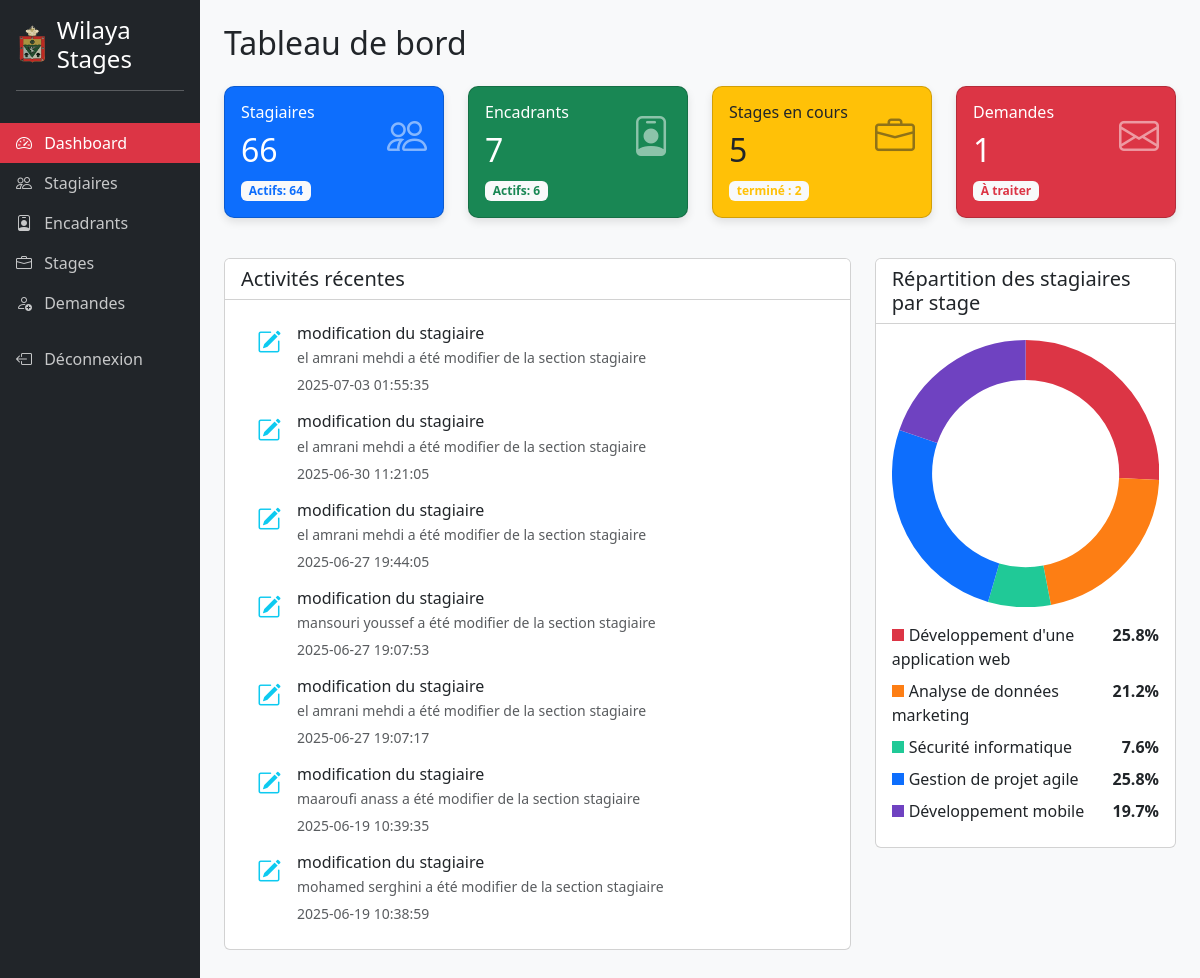
/dashboard.php (signed in), run on the app's committed database.
### tables this page shows
CREATE TABLE `activitie` (
  `id` int(11) NOT NULL,
  `type_name` enum('stagiaire','encadrant','stage') NOT NULL,
  `action` enum('ajouté','supprimé','modifié','postulé') NOT NULL,
  `created_at` datetime DEFAULT current_timestamp(),
  `name` varchar(255) DEFAULT NULL
);

### dashboard.php (the view, shortened to what this page needs)
<?php
include("config.php");
?>
<!DOCTYPE html>
<html lang="fr">
<head>
    <link href="https://cdn.jsdelivr.net/npm/bootstrap@5.3.0/dist/css/bootstrap.min.css" rel="stylesheet">
    <link rel="stylesheet" href="https://cdn.jsdelivr.net/npm/bootstrap-icons@1.10.0/font/bootstrap-icons.css">
</head>
<body>
    <div class="container-fluid">
        <div class="row">
            <div class="col-md-2 sidebar p-0">
                <div class="p-3 text-white">
                    <h4 class="d-flex align-items-center">
                        <img src="assets/logo-removebg.png" width="40" height="40" class="me-2">
                        Wilaya Stages
                    </h4>
                    <hr class="bg-light">
                </div>
                <ul class="nav flex-column">
                    <li class="nav-item">
                        <a class="nav-link active" href="dashboard.php">
                            <i class="bi bi-speedometer2 me-2"></i> Dashboard
                        </a>
                    </li>
                    <li class="nav-item">
                        <a class="nav-link" href="stagiaires.php">
                            <i class="bi bi-people me-2"></i> Stagiaires
                        </a>
                    </li>
                    <li class="nav-item">
                        <a class="nav-link" href="encadrants.php">
                            <i class="bi bi-person-badge me-2"></i> Encadrants
                        </a>
                    </li>
                    <li class="nav-item">
                        <a class="nav-link" href="stages.php">
                            <i class="bi bi-briefcase me-2"></i> Stages
                        </a>
                    </li>
                    <li class="nav-item">
                        <a class="nav-link" href="demandes.php">
                            <i class="bi bi-person-add me-2"></i> Demandes
                        </a>
                    </li>
                    <li class="nav-item mt-3">
                        <a class="nav-link" href="logout.php">
                            <i class="bi bi-box-arrow-left me-2"></i> Déconnexion
                        </a>
                    </li>
                </ul>
            </div>
            <div class="col-md-10 main-content p-4">
                <div class="d-flex justify-content-between align-items-center mb-4">
                    <h2 class="mb-0">Tableau de bord</h2>
                </div>
                <div class="row mb-4">
                    <div class="col-md-3">
                        <div class="card card-counter bg-primary text-white mb-3">
                            <div class="card-body">
                                <div class="d-flex justify-content-between align-items-center">
                                    <div>
                                        <h6 class="card-title">Stagiaires</h6>
                                        <h2 class="mb-0">
                                        <?php
                                        $sql="SELECT COUNT(*) AS total FROM stagiaire WHERE est_supp=false";
                                        $result=mysqli_query($conDb,$sql);
                                        $nmbrStagiaire=$result->fetch_assoc();
                                        echo $nmbrStagiaire['total'];
                                        ?>
                                        </h2>
                                    </div>
                                    <i class="bi bi-people fs-1 opacity-50"></i>
                                </div>
                                <div class="mt-2">
                                    <span class="badge bg-light text-primary">Actifs:
                                    <?php
                                        $sql="SELECT COUNT(*) AS total FROM stagiaire WHERE est_supp=false AND status='En cours' ";
                                        $result=mysqli_query($conDb,$sql);
                                        $nmbrStagiaire=$result->fetch_assoc();
                                        echo $nmbrStagiaire['total'];
                                        ?>
                                    </span>
                                </div>
                            </div>
                        </div>
                    </div>
                    <div class="col-md-3">
                        <div class="card card-counter bg-success text-white mb-3">
                            <div class="card-body">
                                <div class="d-flex justify-content-between align-items-center">
                                    <div>
                                        <h6 class="card-title">Encadrants</h6>
                                        <h2 class="mb-0">
                                        <?php
                                        $sql="SELECT COUNT(*) AS total FROM encadrant WHERE est_supp=false  ";
                                        $result=mysqli_query($conDb,$sql);
                                        $nmbrStagiaire=$result->fetch_assoc();
                                        echo $nmbrStagiaire['total'];
                                        ?>
                                        </h2>
                                    </div>
                                    <i class="bi bi-person-badge fs-1 opacity-50"></i>
                                </div>
                                <div class="mt-2">
                                    <span class="badge bg-light text-success">Actifs:
                                    <?php
                                        $sql="SELECT COUNT(*) AS total FROM encadrant WHERE est_supp=false AND status='En cours'  ";
                                        $result=mysqli_query($conDb,$sql);
                                        $nmbrStagiaire=$result->fetch_assoc();
                                        echo $nmbrStagiaire['total'];
                                        ?>
                                    </span>
                                </div>
                            </div>
                        </div>
                    </div>
                    <div class="col-md-3">
                        <div class="card card-counter bg-warning text-dark mb-3">
                            <div class="card-body">
                                <div class="d-flex justify-content-between align-items-center">
                                    <div>
                                        <h6 class="card-title">Stages en cours</h6>
                                        <h2 class="mb-0">
                                        <?php
                                        $sql="SELECT COUNT(*) AS total FROM stage  ";
                                        $result=mysqli_query($conDb,$sql);
                                        $nmbrStagiaire=$result->fetch_assoc();
                                        echo $nmbrStagiaire['total'];
                                        ?>
                                        </h2>
                                    </div>
                                    <i class="bi bi-briefcase fs-1 opacity-50"></i>
                                </div>
                                <div class="mt-2">
                                    <span class="badge bg-light text-warning">terminé :
                                    <?php
                                    $currentDate = date('Y-m-d');
                                    $sql = "SELECT COUNT(*) AS total FROM stage WHERE date_fin < '$currentDate'";
                                    $result = mysqli_query($conDb, $sql);
                                    $terminer=$result->fetch_assoc();
                                    echo $terminer['total'];
                                    ?>
                                    </span>
                                </div>
                            </div>
                        </div>
                    </div>
                    <div class="col-md-3">
                        <div class="card card-counter bg-danger text-white mb-3">
                            <div class="card-body">
                                <div class="d-flex justify-content-between align-items-center">
                                    <div>
                                        <h6 class="card-title">Demandes</h6>
                                        <h2 class="mb-0">
                                            <?php
                                            $query = "SELECT COUNT(*) as demand_count FROM postule ";
                                            $result = $conDb->query($query);
                                            $row = $result->fetch_assoc();
                                            $demandCount = $row['demand_count'];
                                            echo $demandCount;
                                            ?>
                                        </h2>
                                    </div>
                                    <i class="bi bi-envelope fs-1 opacity-50"></i>
                                </div>
                                <div class="mt-2">
                                    <span class="badge bg-light text-danger">À traiter</span>
                                </div>
                            </div>
                        </div>
                    </div>
                </div>
                <div class="row">
                    <div class="col-md-8">
                        <div class="card mb-4">
                            <div class="card-header bg-white">
                                <h5 class="mb-0">Activités récentes</h5>
                            </div>
                            <div class="card-body">
                                <div class="list-group">
                                    <?php
                                    $sql_event = 'SELECT * FROM activitie ORDER BY created_at DESC';
                                    $resultEvent = mysqli_query($conDb, $sql_event);
                                    $limit=6;
                                    $i=0;
                                    while($row=$resultEvent->fetch_assoc()){
                                        if($i++>$limit)break;
                                        if($row['action']=='modifié'){
                                            echo'<div class="list-group-item border-0">
                                                <div class="d-flex">
                                                    <i class="bi bi-pencil-square text-info fs-4 me-3"></i>
                                                    <div>
                                                        <h6 class="mb-1">modification du '.$row['type_name'].'</h6>
                                                        <p class="mb-1 small text-muted">'.strtolower($row['name']).' a été modifier de la section '.$row['type_name'].'</p>
                                                        <small class="text-muted">'.$row['created_at'].'</small>
                                                    </div>
                                                </div>
                                            </div>';
                                        }
                                    }
                                    ?>
                                </div>
                            </div>
                        </div>
                    </div>
                    <div class="col-md-4">
                        <div class="card mb-4">
                            <div class="card-header bg-white">
                                <h5 class="mb-0">Répartition des stagiaires par stage</h5>
                            </div>
                            <div class="card-body">
                                <canvas id="serviceChart" height="200"></canvas>
                                <div class="mt-3" id="chartLegend">
                                </div>
                            </div>
                        </div>
                    </div>
                </div>
            </div>
        </div>
    </div>
</body>
</html>

### dashboard.php (style rules this page uses)
.sidebar { min-height: 100vh; background-color: #212529; }
.sidebar .nav-link { color: rgba(255, 255, 255, 0.75); }
.sidebar .nav-link.active { color: white; background-color: #dc3545; }
.main-content { background-color: #f8f9fa; }
.card-counter { border-radius: 10px; box-shadow: 0 4px 8px rgba(0, 0, 0, 0.1); }

### data on the page
activitie: type_name "stagiaire", name "el amrani mehdi", created_at "2025-07-03 01:55:35"
activitie: type_name "stagiaire", name "el amrani mehdi", created_at "2025-06-30 11:21:05"
activitie: type_name "stagiaire", name "el amrani mehdi", created_at "2025-06-27 19:44:05"
activitie: type_name "stagiaire", name "mansouri youssef", created_at "2025-06-27 19:07:53"
activitie: type_name "stagiaire", name "el amrani mehdi", created_at "2025-06-27 19:07:17"
activitie: type_name "stagiaire", name "maaroufi anass", created_at "2025-06-19 10:39:35"
activitie: type_name "stagiaire", name "mohamed serghini", created_at "2025-06-19 10:38:59"

### other printed values
$nmbrStagiaire['total'] "66"
$nmbrStagiaire['total'] "64"
$nmbrStagiaire['total'] "7"
$nmbrStagiaire['total'] "6"
$nmbrStagiaire['total'] "5"
$terminer['total'] "2"
$demandCount "1"
